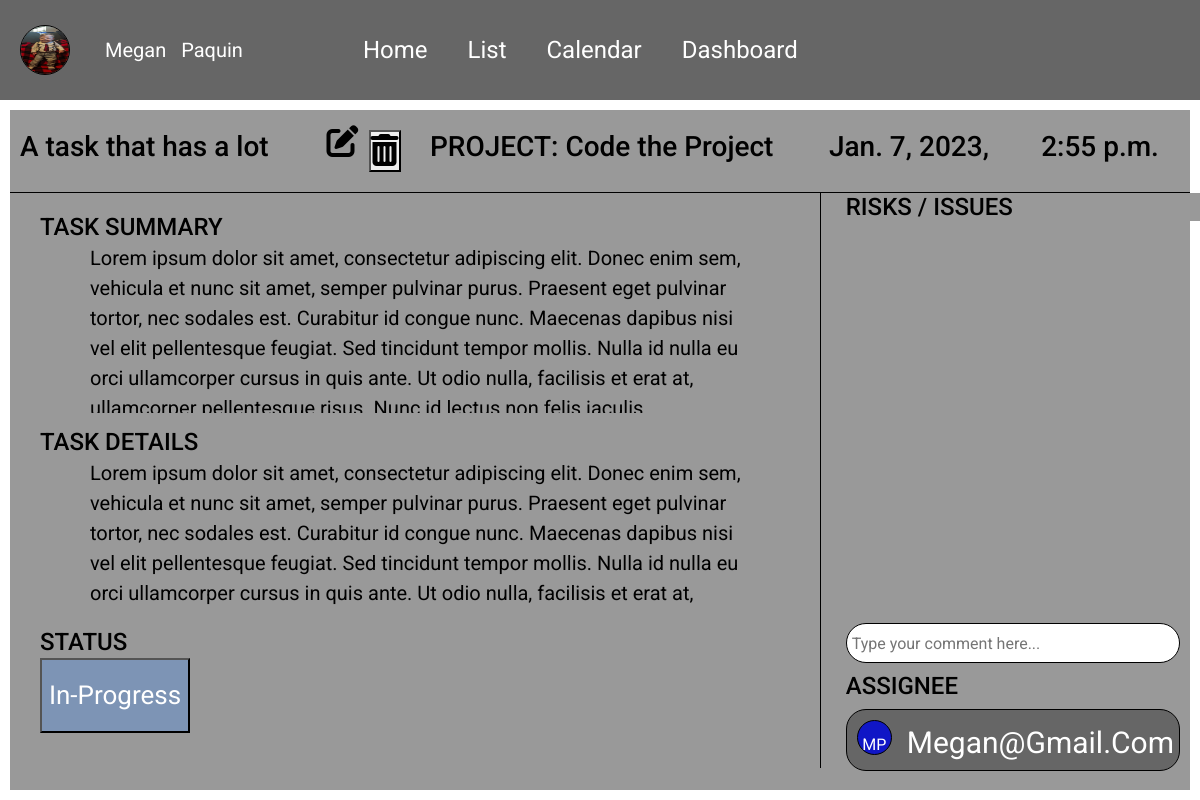
The app's page /tasks/2 (signed in) with its own data.
### accounts/models.py (models this page shows)
class CustomUser(AbstractBaseUser, PermissionsMixin):
    email = models.EmailField(_('email address'), unique=True)
    is_staff = models.BooleanField(default=False)
    is_active = models.BooleanField(default=True)
    date_joined = models.DateTimeField(default=timezone.now)
    USERNAME_FIELD = 'email'
    REQUIRED_FIELDS = []
    color = models.CharField(max_length=7, default="#FFFFFF")
    first_name = models.CharField(max_length=128)
    last_name = models.CharField(max_length=128)
    phone = models.CharField(max_length=9, null=True)
    image = models.ImageField(upload_to='images/', default='images/default_img.png')
    objects = CustomUserManager()
    def __str__(self):
        return self.email

### tasks/models.py (models this page shows, shortened)
class Task(models.Model):
    task_name = models.CharField(max_length=120)
    task_summary = models.TextField()
    task_details = models.TextField()
    created_on = models.DateTimeField(auto_now_add=True)
    deadline_date = models.DateField(_("Date"), default=date.today)
    deadline_time = models.TimeField(default=datetime.datetime.now().strftime('%H:%M'))
    assignee = models.ForeignKey(
        get_user_model(),
        on_delete=models.CASCADE,
        related_name="task_assignee"
    )
    author = models.ForeignKey(
        get_user_model(),
        on_delete=models.CASCADE,
        related_name="task_author"
    )
    status = models.ForeignKey(
        Status,
        on_delete=models.CASCADE,
        blank = True,
        null = True
    )
    project = models.ForeignKey(
        Project,
        on_delete=models.CASCADE,
        blank=True,
        null=True
    )
    priority = models.ForeignKey(
        Priority,
        on_delete=models.CASCADE,
        blank = True,
        null = True
    )

class Status(models.Model):
    name = models.CharField(max_length=128)
    description = models.CharField(max_length=128)
    def __str__(self):
        return self.name

### projects/models.py (models this page shows, shortened)
class Project(models.Model):
    title = models.CharField(max_length=120)
    summary = models.TextField()
    deadline = models.DateTimeField()
    created_on = models.DateTimeField(auto_now_add=True)
    author = models.ForeignKey(
        get_user_model(),
        on_delete=models.CASCADE,
        related_name="project_author"
    )
    status = models.ForeignKey(
        Status,
        on_delete=models.CASCADE,
        blank = True,
        null = True,
    )
    members = models.ManyToManyField(CustomUser)
    def __str__(self):
        return self.title

### tasks/views.py (the view, shortened to what this page needs)
# urls.py: path('<int:pk>', TaskDetailView.as_view(), name="task-detail"),
class TaskDetailView(FormMixin, UserPassesTestMixin, DetailView):
    template_name = "tasks/task-detail.html"
    model = Task
    form_class = TaskCommentForm
    def get_context_data(self, **kwargs):
        context = super(TaskDetailView, self).get_context_data(**kwargs)
        context['comments'] = Comment.objects.all().order_by('created_on').reverse()
        context['form'] = TaskCommentForm(initial={'task': self.object})
        return context
    def test_func(self):
        ticket_obj = self.get_object()
        return ticket_obj.author == self.request.user

### tasks/forms.py
class TaskCommentForm(forms.ModelForm):
    class Meta:
        model = Comment
        fields = ['comment']
        widgets = {
            'comment': TextInput(attrs={
                'placeholder' : 'Type your comment here...'
            })
        }

### templates/tasks/task-detail.html (shortened to what this page needs)
{% extends 'base.html' %}
{% load static %}
{% block links %}
    <link rel="stylesheet" href="{% static 'css/task-detail.css' %}" />
    <link href="https://cdn.jsdelivr.net/npm/bootstrap@5.2.3/dist/css/bootstrap.min.css" rel="stylesheet">
{% endblock links %}
{% block contents %}
<div class="everything">
    <div class="top-section">
        <div class="task-name">
            <h3>{{ task.task_name | truncatechars:25 }}</h3>
            <div class="buttons">
                <a href="{% url 'task-update' task.id%}"><i class="fa-solid fa-pen-to-square fa-2xl"></i></a>
                <button type="button" class="delete-task bs-modal fa fa-trash fa-2xl" data-form-url="{% url 'task-delete' task.id %}">
                </button>
            </div>
        </div>
        <div class="project">
            <h3>PROJECT: {{ task.project | truncatechars:20 }}</h3>
        </div>
        <div class="deadline">
            <h3>{{ task.deadline_date }},</h3>
            <h3>{{ task.deadline_time }}</h3>
        </div>
    </div>
    <div class="bottom-section">
        <div class="left-section">
            <div class="summary">
                <h4>TASK SUMMARY</h4>
                <p>{{ task.task_summary }}</p>
            </div>
            <div class="details">
                <h4>TASK DETAILS</h4>
                <p>{{ task.task_details}}</p>
            </div>
            <div class="status">
                <h4>STATUS</h4>
                {% if task.status|stringformat:"s" == "assigned" %}
                    <a href="{% url 'progress_detail' task.id %}"><button>{{ task.status }}</button></a>
                {% elif task.status|stringformat:"s" == "in-progress" %}
                    <a href="{% url 'complete_detail' task.id %}"><button>{{ task.status }}</button></a>
                {% elif task.status|stringformat:"s" == "complete" %}
                    <a href="{% url 'archived_detail' task.id %}"><button>{{ task.status }}</button></a>
                {% else %}
                    <a href=""><button>Error {{ task.status }}</button></a>
                {% endif %}
            </div>
        </div>
        <div class="right-section">
            <h4>RISKS / ISSUES</h4>
            <div class="risks">
            </div>
            <div class="comment">
                <form method="POST">
                    <span>{{ form.comment }}</span>
                </form>
            </div>
            <div class="assignee">
                <h4>ASSIGNEE</h4>
                <div class="user-bubble">
                    <div class="circle" style="background-color: {{ task.assignee.color }};">{{ task.assignee.first_name | slice:1 }}{{ task.assignee.last_name | slice:1}}</div>
                    <span>{{ task.assignee }}</span>
                </div>
            </div>
        </div>
    </div>
</div>
{% endblock contents %}

### templates/base.html (shortened to what this page needs)
{% load static %}
<!DOCTYPE html>
<html lang="en">
<head>
    {% block links %}
    {% endblock links %}
    <link rel="stylesheet" href="{% static 'css/base.css' %}">
    <link rel="stylesheet" href="{% static 'css/page-layout.css' %}">
</head>
<body>
    <div class="row-container">
        <div class="column-container column">
            <div class="row-container top-nav">
                <div class="name-group">
                    <img src="{{ user.image.url }}" alt="user profile image" class="user-circle">
                    {% if user.is_authenticated %}
                        <a href="{% url 'change_user' user.id %}">
                            <span>{{ user.first_name }}</span>
                            <span>{{ user.last_name }}</span>
                        </a>
                    {% endif %}
                </div>
                <a href="{% url 'home' %}">Home</a>
                <a href="{% url 'list' %}">List</a>
                <a href="{% url 'calendar' %}">Calendar</a>
                <a href="{% url 'dashboard' %}">Dashboard</a>
            </div>
            <div class="column-container contents">
                {% block contents %}
                {% endblock contents %}
            </div>
        </div>
    </div>
</body>
</html>

### static/css/task-detail.css (style rules this page uses)
.bottom-section { display: flex; flex-direction: row; border-top: 1px solid black; padding: 0 10px; margin-bottom: 0; }
.left-section { flex: 3; border-right: 1px solid black; width: 80%; margin-right: 25px; padding: 20px; padding-bottom: 0; }
.right-section { flex: 1; height: calc(100vh - 225px); text-align: left; margin: 0 auto; }
.top-section { display: flex; flex-direction: row; }
.everything { display: flex; flex-direction: column; background-color: #999; margin: 10px; height: calc(100% - 20px); }
.top-section > * { width: 100%; margin: 20px 5px; }
.task-name { padding-left: 5px; display: flex; flex-direction: row; }
.buttons { margin-left: 20px; display: flex; flex-direction: row; }
.buttons a { margin-right: 10px; }
.deadline { text-align: right; display: flex; flex-direction: row; }
.deadline h3 { text-align: right; margin: 0 auto; }
.project { text-align: center; }
.summary { height: 25vh; overflow: scroll; scroll-behavior: auto; }
.details { flex: 2; height: 25vh; overflow: scroll; scroll-behavior: auto; padding-top: 15px; }
p { font-size: 20px; padding: 30px 50px; }
.status { flex: 1; height: calc(100% / 6); padding-top: 15px; }
.status button { width: 150px; height: 75px; margin-top: 30px; font-size: 26px; text-transform: capitalize; color: white; background-color: #7d94b5; }
.risks { height: 74%; overflow: scroll; scroll-behavior: auto; display: flex; flex-direction: column-reverse; }
.comment { height: 5%; }
.user-bubble { display: flex; flex-direction: row; flex-wrap: none; background: #666; padding: 5px; border-radius: 20px; border: 1px solid black; margin: 5px 0; }
.circle { margin: 5px; width: 35px; height: 35px; border: 1px solid black; border-radius: 50%; text-align: center; padding-top: 12px; justify-content: center; background: blue; color: #fff; }
.user-bubble span { font-size: 30px; text-transform: capitalize; margin-left: 10px; margin-top: 5px; color: white; }
.everything h4 { position: fixed; background-color: #999; width: 55%; }
.assignee h4 { position: inherit; width: 100%; }
.assignee { margin: 20px auto 0px auto; }
#id_comment { height: 40px; width: 100%; display: flex; flex-direction: row; flex-wrap: none; background: #fff; padding: 5px; border-radius: 20px; border: 1px solid black; margin: 5px 0; }
.task-name h3 { width: 100%; }
.task-name h3 { height: 30px; overflow: hidden; background-color: #999; }

### static/css/base.css (style rules this page uses)
* { padding: 0; margin: 0; }
html { padding: 0; margin-right: 0; }
a { color: inherit; }
body { background-color: #333333; font-family: 'Roboto', sans-serif; color: #FFF; }
h3 { font-size: 28px; }
h4 { font-size: 24px; }
.row-container { display: flex; width: 100%; flex-direction: row; flex-wrap: wrap; justify-content: center; align-items: center; margin: 0; padding: 0; }
.column-container { display: flex; width: 100%; flex-direction: column; align-content: left; margin: 0; padding: 0; }
a { text-decoration: none; color: black; }
.top-nav a { color: #FFF; }

### static/css/page-layout.css (style rules this page uses)
.user-circle { width: 50px; height: 50px; background-color: #FFF ; border: 1px solid black; border-radius: 50%; margin: auto 10px; }
.column { flex: 5; width: 100%; }
.top-nav { background-color: #666; height: 100px; font-size: 24px; justify-content: left; }
.contents { background-color: #fff; color: black; height: calc(100vh - 100px); }
.name-group { display: flex; flex-direction: row; flex-wrap: none; margin-left: 10px; margin-right: 75px; font-size: 20px; align-items: center; }
.name-group span { margin: 0 5px; }
.top-nav a { margin: auto 20px; }

### records on screen
CustomUser: image (picture), first_name "Megan", last_name "Paquin"
Task: task_name "A task that has a lot…", project "Code the Project", deadline_date "Jan. 7, 2023", deadline_time "2:55 p.m.", task_summary "Lorem ipsum dolor sit amet, consectetur adipiscing elit. Donec enim sem, vehicula et nunc sit amet, semper pulvinar purus. Praesent eget pulvinar tortor, nec sodales est. Curabitur id congue nunc. Maecenas dapibus nisi vel elit pellentesque feugiat. Sed tincidunt tempor mollis. Nulla id nulla eu orci ullamcorper cursus in quis ante. Ut odio nulla, facilisis et erat at,…", task_details "Lorem ipsum dolor sit amet, consectetur adipiscing elit. Donec enim sem, vehicula et nunc sit amet, semper pulvinar purus. Praesent eget pulvinar tortor, nec sodales est. Curabitur id congue nunc. Maecenas dapibus nisi vel elit pellentesque feugiat. Sed tincidunt tempor mollis. Nulla id nulla eu orci ullamcorper cursus in quis ante. Ut odio nulla, facilisis et erat at,…", status "In-Progress", assignee.first_name "M", assignee.last_name "P", assignee "Megan@gmail.com"
